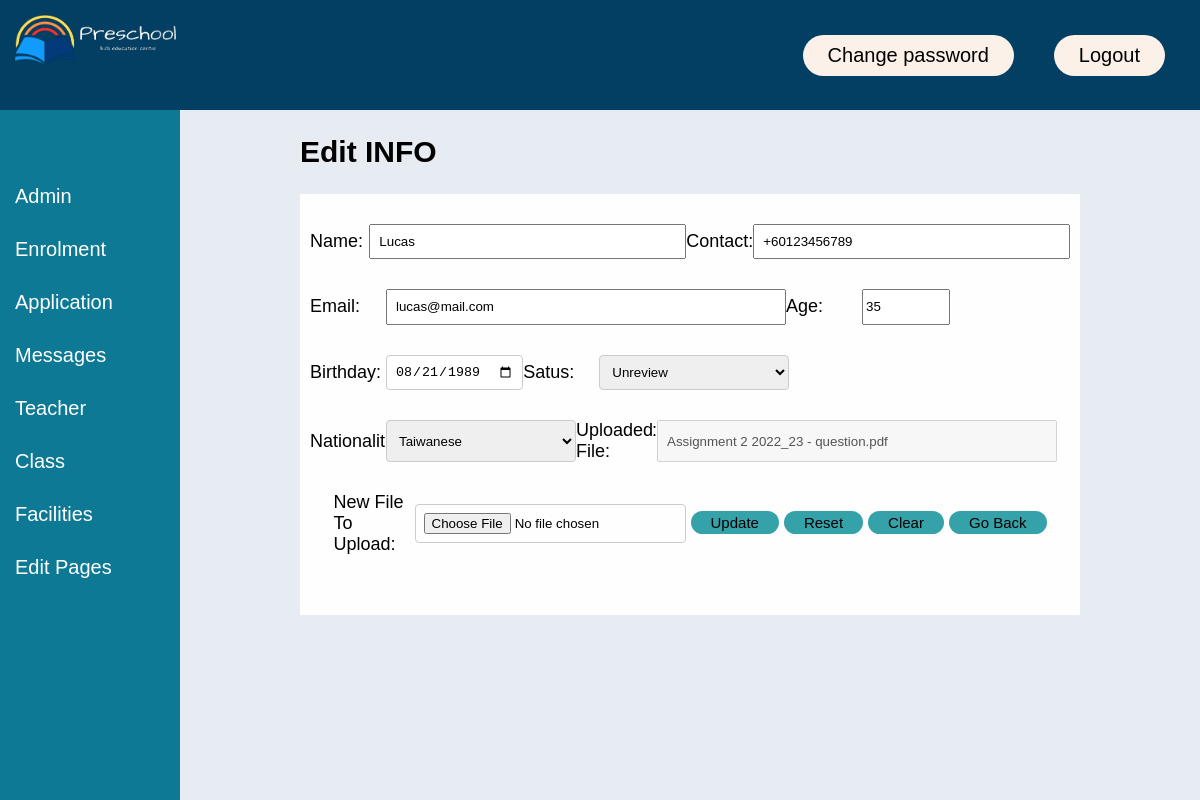
Page /career/application_edit.php?id=30 (signed in) on the committed database.
### tables this page shows
CREATE TABLE `application` (
  `ja_id` int(11) NOT NULL,
  `ja_name` varchar(120) DEFAULT NULL,
  `ja_email` varchar(120) DEFAULT NULL,
  `ja_contact` varchar(120) DEFAULT NULL,
  `ja_status` varchar(120) DEFAULT NULL,
  `ja_nationality` varchar(120) DEFAULT NULL,
  `ja_age` varchar(20) DEFAULT NULL,
  `ja_birthday` date DEFAULT NULL,
  `ja_resume` varchar(120) DEFAULT NULL,
  `ja_updationDate` timestamp NOT NULL DEFAULT current_timestamp()
);

### career/application_edit.php (the view, shortened to what this page needs)
<?php
include("../config.php");
?>
<!DOCTYPE html>
<html lang="en">
<head>
    <link rel="stylesheet" href="https://cdnjs.cloudflare.com/ajax/libs/font-awesome/5.15.3/css/all.min.css">
    <link rel="stylesheet" href="../css/application_admin_header.css">
     <link rel="stylesheet" href="../css/admin_header.css">
</head>
<body>
    <?php include('../admin_header.php');?>
    <h2 style="margin-left: 25%;">Edit INFO</h2>
        <?php
            $ja_name="";
            $contact="";
            $email="";
            $age="";
            $birthday="";
            $status="";
            $nationality="";
            $resume="";
            if(isset($_GET["id"]) && $_GET["id"] != ""){ ;
                $sql = "SELECT * FROM application WHERE ja_id=" . $_GET["id"] . " ";
                $result = mysqli_query($conn, $sql);
                if (mysqli_num_rows($result) > 0) {
                    $row = mysqli_fetch_assoc($result);
                    $ja_name = $row["ja_name"];
                    $email = $row["ja_email"];
                    $contact =$row["ja_contact"];
                    $age = $row["ja_age"];
                    $birthday= $row["ja_birthday"];
                    $status = $row["ja_status"];
                    $nationality = $row["ja_nationality"];
                    $resume = $row["ja_resume"];
                }
           }
        ?>
    <div class="edit_container">
        <form style="padding:0 10px;" method="POST" action="application_edit_action.php" enctype="multipart/form-data"  onsubmit="return validateForm()" id="myForm">
    <div class="form-container">
            <tr>
            <div class="input_row">
                <span class="custom-label">Name:</span>
                <td>
                    <?php
                    if($ja_name!=""){
                        echo '<input type="text" name="ja_name" size="5" value="' . $ja_name . '" required>';
                    }
                    else {
                    ?>
                        <input type="text" name="ja_name" size="5" required>
                    <?php
                        }
                    ?>
                </td>
                <span class="custom-label">Contact:</span>
                    <td>
                            <?php
                        if($contact!=""){
                            echo '<input type="text" name="contact" size="5" value="' . $contact . '" required>';
                        }
                        else {
                        ?>
                            <input type="text" name="contact" size="5" required>
                        <?php
                            }
                        ?>
                    </td>
            </div>
            </tr>
         <tr>
    <div class="input_row">
         <span class="custom-label">Email:</span>
                <td>
                        <?php
                    if($email!=""){
                        echo '<input type="text" name="email" size="5" value="' . $email . '" required>';
                    }
                    else {
                    ?>
                        <input type="text" name="contact" size="5" required>
                    <?php
                        }
                    ?>
                </td>
         <span class="custom-label">Age:</span>
                <td>
                        <?php
                    if($age!=""){
                        echo '<input type="number" name="age" size="5" value="' . $age . '" required>';
                    }
                    else {
                    ?>
                        <input type="number" name="age" size="5" required>
                    <?php
                        }
                    ?>
                </td>
        </div>
         </tr>
            <tr>
            <div class="input_row">
            <span class="custom-label">Birthday:</span>
            <td>
                <input type="date" name="birthday"  value="<?php echo $birthday;?>">
            </td>
                <span class="custom-label">Satus:</span>
                <select name="status" id="status" reuired>
                    <?php
                                $status_arr = array(
                                "Reviewed", "Reject", "Unreview"
                                );
                    foreach ($status_arr as $status_option) {
                        echo '<option value="'.$status_option.'" ';
                        if($status == $status_option){
                            echo "selected";
                        }
                        echo '>'.$status_option.'</option>';
                    }
                    ?>
                </select>
            </div>
            </tr>
            <tr>
            <div class="input_row">
                <span class="custom-label">Nationalities:</span>
                <select name="nationality" id="nationality" required>
                    <?php
                                $nationality_arr = array(
                                    "Afghan",
                                    "Albanian",
                                    "Algerian",
                                    "American",
                                    "Bahamian",
                                    "Bahraini",
                                    "Bangladeshi",
                                    "Barbadian",
                                    "Cambodian",
                                    "Cameroonian",
                                    "Canadian",
                                    "Cape Verdean",
                                    "Chinese",
                                    "Indian",
                                    "Indonesian",
                                    "Iranian",
                                    "Iraqi",
                                    "Israeli",
                                    "Japanese",
                                    "Jordanian",
                                    "Kazakhstani",
                                    "Kuwaiti",
                                    "Laotian",
                                    "Lebanese",
                                    "Malaysian",
                                    "Maldivian",
                                    "Mongolian",
                                    "Nepali",
                                    "North Korean",
                                    "Omani",
                                    "Pakistani",
                                    "Palestinian",
                                    "Qatari",
                                    "Saudi Arabian",
                                    "Singaporean",
                                    "South Korean",
                                    "Sri Lankan",
                                    "Syrian",
                                    "Taiwanese",
                                    "Tajikistani",
                                    "Thai",
                                    "Turkish",
                                    "Turkmen",
                                    "Emirati",
                                    "Uzbekistani",
                                    "Vietnamese",
                                    "Yemeni"
                                    );
                    foreach ($nationality_arr as $nationality_option) {
                        echo '<option value="'.$nationality_option.'" ';
                        if($nationality == $nationality_option){
                            echo "selected";
                        }
                        echo '>'.$nationality_option.'</option>';
                    }
                    ?>
                </select>
                <span class="custom-label">Uploaded File:</span>
                <td>:</td>
                <td>
                <input type="text" disabled value="<?=$resume;?>">
                </td>
            </div>
            </tr>
            <tr >
            <span class="custom-label">New File To Upload:</span>
                <input type="file" name="file" id="file" >
                <button type="submit" value="Submit" class="btn">Update </button>
                <button type="reset" value="Reset" class="btn" onclick="resetForm()" >Reset </button>
                <button type="button" value="Clear" class="btn" onclick="resetForm()">Clear </button>
                <button type="button" class="btn" onclick="goBack()">Go Back</button>
            </tr>
        </form>
</div>
</body>
</html>

### css/application_admin_header.css (style rules this page uses)
html { height: 100%; }
body { font-family: "Montserrat", sans-serif; font-weight: 500; font-size: 20px; text-decoration: none; box-sizing: border-box; height: 100%; margin: 0; padding: 0; background-color: #e6ecf1; }
h2 { margin-left: 15%; }
.form-container { color: #000000; width: 100%; font-size: large; }
input[type="text"] { padding: 8px; }
span { width: 100%; }
input[type="date"] { padding: 8px; border: 1px solid #ccc; border-radius: 4px; }
input[type="number"] { width: 80px; height: 30px; }
select { padding: 8px; width: 25%; border: 1px solid #ccc; border-radius: 4px; box-sizing: border-box; }
input[type="file"] { padding: 8px; border: 1px solid #ccc; border-radius: 4px; box-sizing: border-box; }
.input_row { text-align: left; display: flex; margin: 30px 0px; }
.input_row input[type="text"] { width: 50%; }
button { padding: 3px 20px; text-align: center; background-color: #35a2a9; border: none; border-radius: 50px; text-decoration: none; font-size: 15px; }
span { width: 10%; display: inline-flex; align-items: center; justify-content: space-between; vertical-align: middle; text-align: left; }
.edit_container { width: 65%; text-align: center; margin-left: 25%; margin-right: 10%; display: flex; flex-direction: column; gap: 10px; background-color: #fefefe; }

### css/admin_header.css (style rules this page uses)
html { height: 100%; }
body { font-family: "Montserrat", sans-serif; font-weight: 500; font-size: 20px; text-decoration: none; box-sizing: border-box; height: 100%; margin: 0; padding: 0; background-color: #e6ecf1; }

### rows in the picture
application: ja_name "Lucas", contact "+60123456789", email "lucas@mail.com", age "35", birthday "08/21/1989", status "Unreview", nationality "Taiwanese", ja_resume "Assignment 2 2022_23 - question.pdf"
